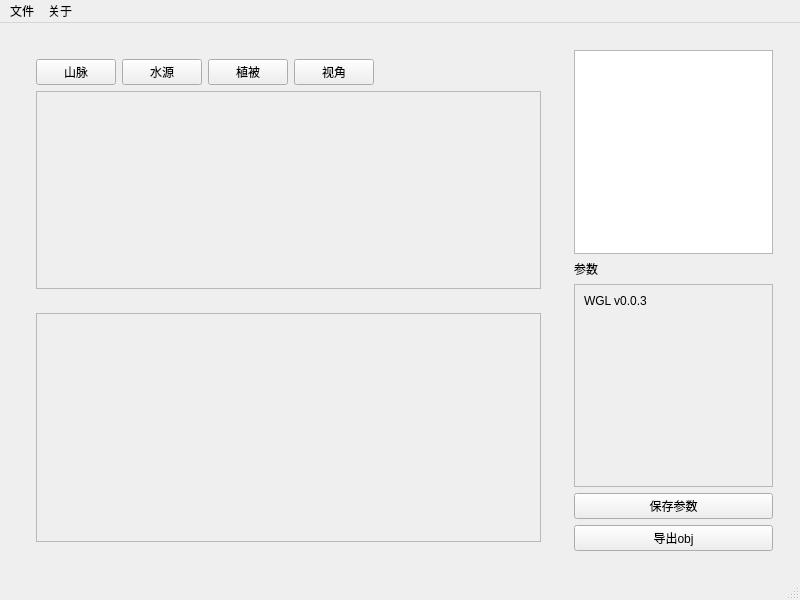
<?xml version="1.0" encoding="UTF-8"?>
<ui version="4.0">
 <class>MainWindow</class>
 <widget class="QMainWindow" name="MainWindow">
  <property name="geometry">
   <rect>
    <x>0</x>
    <y>0</y>
    <width>800</width>
    <height>600</height>
   </rect>
  </property>
  <property name="windowTitle">
   <string>World Gernerator Lite</string>
  </property>
  <widget class="QWidget" name="centralwidget">
   <layout class="QHBoxLayout" name="horizontalLayout_2" stretch="0">
    <item>
     <widget class="QWidget" name="widget" native="true">
      <layout class="QHBoxLayout" name="horizontalLayout_3" stretch="5,2">
       <item>
        <widget class="QWidget" name="views" native="true">
         <property name="autoFillBackground">
          <bool>false</bool>
         </property>
         <property name="styleSheet">
          <string notr="true"/>
         </property>
         <layout class="QVBoxLayout" name="verticalLayout">
          <property name="spacing">
           <number>7</number>
          </property>
          <property name="leftMargin">
           <number>0</number>
          </property>
          <property name="topMargin">
           <number>0</number>
          </property>
          <property name="rightMargin">
           <number>0</number>
          </property>
          <property name="bottomMargin">
           <number>0</number>
          </property>
          <item>
           <widget class="QWidget" name="viewsInner" native="true">
            <layout class="QVBoxLayout" name="verticalLayout_3">
             <item>
              <widget class="QWidget" name="dataPart" native="true">
               <property name="sizePolicy">
                <sizepolicy hsizetype="Preferred" vsizetype="Expanding">
                 <horstretch>0</horstretch>
                 <verstretch>1</verstretch>
                </sizepolicy>
               </property>
               <layout class="QVBoxLayout" name="verticalLayout_5">
                <item>
                 <layout class="QVBoxLayout" name="dataParent" stretch="0,0">
                  <property name="sizeConstraint">
                   <enum>QLayout::SetDefaultConstraint</enum>
                  </property>
                  <item>
                   <layout class="QHBoxLayout" name="horizontalLayout">
                    <property name="sizeConstraint">
                     <enum>QLayout::SetMinimumSize</enum>
                    </property>
                    <item>
                     <widget class="QPushButton" name="viewToHillsButton">
                      <property name="text">
                       <string>山脉</string>
                      </property>
                     </widget>
                    </item>
                    <item>
                     <widget class="QPushButton" name="viewToWaterButton">
                      <property name="text">
                       <string>水源</string>
                      </property>
                     </widget>
                    </item>
                    <item>
                     <widget class="QPushButton" name="viewToPlantButton">
                      <property name="text">
                       <string>植被</string>
                      </property>
                     </widget>
                    </item>
                    <item>
                     <widget class="QPushButton" name="viewChange">
                      <property name="text">
                       <string>视角</string>
                      </property>
                     </widget>
                    </item>
                    <item>
                     <spacer name="horizontalSpacer">
                      <property name="orientation">
                       <enum>Qt::Horizontal</enum>
                      </property>
                      <property name="sizeHint" stdset="0">
                       <size>
                        <width>40</width>
                        <height>20</height>
                       </size>
                      </property>
                     </spacer>
                    </item>
                   </layout>
                  </item>
                  <item>
                   <widget class="QFrame" name="dataView">
                    <property name="sizePolicy">
                     <sizepolicy hsizetype="Preferred" vsizetype="Expanding">
                      <horstretch>0</horstretch>
                      <verstretch>0</verstretch>
                     </sizepolicy>
                    </property>
                    <property name="cursor">
                     <cursorShape>CrossCursor</cursorShape>
                    </property>
                    <property name="frameShape">
                     <enum>QFrame::StyledPanel</enum>
                    </property>
                    <property name="frameShadow">
                     <enum>QFrame::Raised</enum>
                    </property>
                   </widget>
                  </item>
                 </layout>
                </item>
               </layout>
              </widget>
             </item>
             <item>
              <widget class="QWidget" name="scenePart" native="true">
               <property name="sizePolicy">
                <sizepolicy hsizetype="Preferred" vsizetype="Expanding">
                 <horstretch>0</horstretch>
                 <verstretch>1</verstretch>
                </sizepolicy>
               </property>
               <layout class="QVBoxLayout" name="verticalLayout_6">
                <item>
                 <widget class="QFrame" name="sceneView">
                  <property name="sizePolicy">
                   <sizepolicy hsizetype="Preferred" vsizetype="Expanding">
                    <horstretch>0</horstretch>
                    <verstretch>0</verstretch>
                   </sizepolicy>
                  </property>
                  <property name="cursor">
                   <cursorShape>CrossCursor</cursorShape>
                  </property>
                  <property name="frameShape">
                   <enum>QFrame::StyledPanel</enum>
                  </property>
                  <property name="frameShadow">
                   <enum>QFrame::Raised</enum>
                  </property>
                 </widget>
                </item>
               </layout>
              </widget>
             </item>
            </layout>
           </widget>
          </item>
         </layout>
        </widget>
       </item>
       <item>
        <widget class="QWidget" name="propertyView" native="true">
         <property name="autoFillBackground">
          <bool>false</bool>
         </property>
         <property name="styleSheet">
          <string notr="true"/>
         </property>
         <layout class="QVBoxLayout" name="verticalLayout_2" stretch="3,0,3,0,0">
          <item>
           <layout class="QVBoxLayout" name="verticalLayout_4">
            <item>
             <widget class="QTextEdit" name="msgLoger"/>
            </item>
           </layout>
          </item>
          <item>
           <widget class="QLabel" name="label">
            <property name="text">
             <string>参数</string>
            </property>
           </widget>
          </item>
          <item>
           <widget class="QScrollArea" name="scrollArea">
            <property name="horizontalScrollBarPolicy">
             <enum>Qt::ScrollBarAsNeeded</enum>
            </property>
            <property name="sizeAdjustPolicy">
             <enum>QAbstractScrollArea::AdjustToContents</enum>
            </property>
            <property name="widgetResizable">
             <bool>true</bool>
            </property>
            <widget class="QWidget" name="scrollAreaContent">
             <property name="geometry">
              <rect>
               <x>0</x>
               <y>0</y>
               <width>190</width>
               <height>187</height>
              </rect>
             </property>
             <layout class="QVBoxLayout" name="verticalLayout_7">
              <item>
               <layout class="QVBoxLayout" name="properties">
                <item>
                 <widget class="QLabel" name="label_2">
                  <property name="text">
                   <string>WGL v0.0.3</string>
                  </property>
                 </widget>
                </item>
               </layout>
              </item>
              <item>
               <spacer name="verticalSpacer">
                <property name="orientation">
                 <enum>Qt::Vertical</enum>
                </property>
                <property name="sizeHint" stdset="0">
                 <size>
                  <width>20</width>
                  <height>40</height>
                 </size>
                </property>
               </spacer>
              </item>
             </layout>
            </widget>
           </widget>
          </item>
          <item>
           <widget class="QPushButton" name="savePropertiesButton">
            <property name="text">
             <string>保存参数</string>
            </property>
           </widget>
          </item>
          <item>
           <widget class="QPushButton" name="exportObjButton">
            <property name="text">
             <string>导出obj</string>
            </property>
           </widget>
          </item>
         </layout>
        </widget>
       </item>
      </layout>
     </widget>
    </item>
   </layout>
  </widget>
  <widget class="QMenuBar" name="menubar">
   <property name="geometry">
    <rect>
     <x>0</x>
     <y>0</y>
     <width>800</width>
     <height>25</height>
    </rect>
   </property>
   <widget class="QMenu" name="menu">
    <property name="title">
     <string>文件</string>
    </property>
    <addaction name="plantManagerButton"/>
    <addaction name="exitButton"/>
   </widget>
   <widget class="QMenu" name="menu_2">
    <property name="title">
     <string>关于</string>
    </property>
    <addaction name="about"/>
   </widget>
   <addaction name="menu"/>
   <addaction name="menu_2"/>
  </widget>
  <widget class="QStatusBar" name="statusbar"/>
  <action name="plantManagerButton">
   <property name="text">
    <string>植被管理</string>
   </property>
  </action>
  <action name="about">
   <property name="text">
    <string>关于</string>
   </property>
  </action>
  <action name="exitButton">
   <property name="text">
    <string>退出</string>
   </property>
  </action>
 </widget>
 <resources/>
 <connections/>
</ui>
